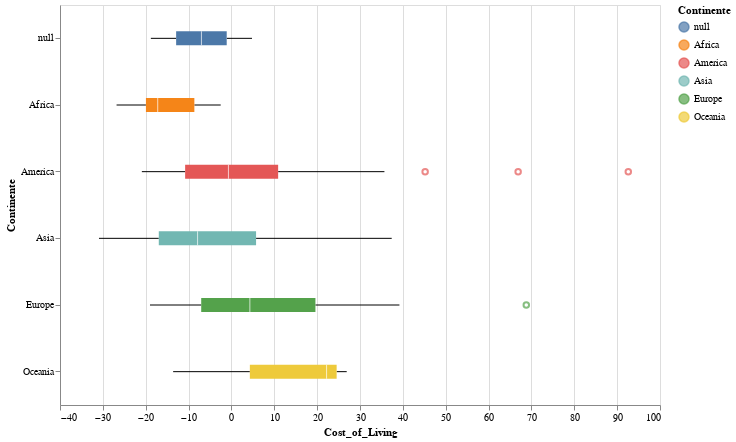

The notebook cell this image was saved under:
### Code cell
import altair as alt

alt.Chart(df_cost).mark_boxplot().encode(
    x='Cost_of_Living',
    y='Continente',
    color = 'Continente',
    tooltip=['Country', 'Cost_of_Living']
).interactive().properties(
    width=600,
    height=400
)

### Figure 1 — Vega-Lite specification as saved in the notebook (floating-point values rounded to 4 significant figures; data arrays with more than 128 entries replaced by an {"elided": "..."} marker saying what was removed)
{"config": {"view": {"continuousWidth": 400, "continuousHeight": 300}}, "data": {"name": "data-aae0302beb359b59522e528888f6843c"}, "mark": "boxplot", "encoding": {"color": {"type": "nominal", "field": "Continente"}, "tooltip": [{"type": "nominal", "field": "Country"}, {"type": "quantitative", "field": "Cost_of_Living"}], "x": {"type": "quantitative", "field": "Cost_of_Living"}, "y": {"type": "nominal", "field": "Continente"}}, "height": 400, "selection": {"selector009": {"type": "interval", "bind": "scales", "encodings": ["x", "y"]}}, "width": 600, "$schema": "https://vega.github.io/schema/vega-lite/v4.8.1.json", "datasets": {"data-aae0302beb359b59522e528888f6843c": {"elided": "140 records"}}}
